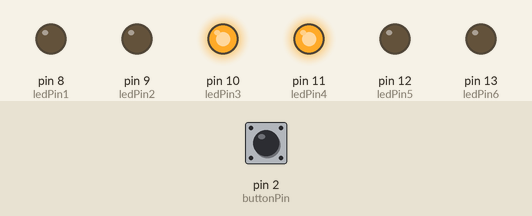
Bench run of a sketch on a simulated Arduino Uno, built with avr-gcc and run on an emulated ATmega328P. Shown: output pins drawn as LEDs (lit = HIGH). The inputs (shaded band) are chosen by the test bench; at power-on: pin 2 (buttonPin) LOW.

Above: at 2.1 s.
At 6.8 s:
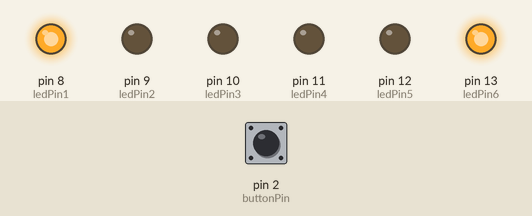
6.9 s: pin 2 (buttonPin) pulled HIGH for 3 s
At 7.8 s:
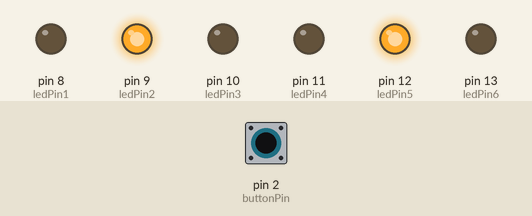
Timing chart, 0 to 23.4 s (numbered marks = the images above; inputs shaded):
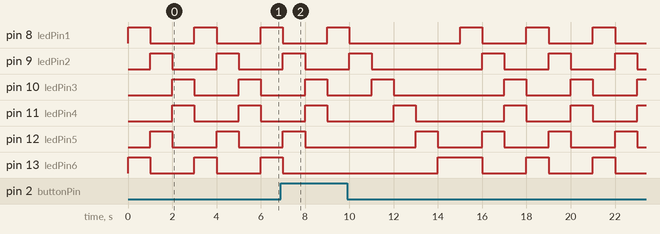

The sketch:

ledlighting.c.ino
```cpp
const int buttonPin = 2;

int buttonState = 0;
int ledPin1 = 8;
int ledPin2 = 9;
int ledPin3 = 10;
int ledPin4 = 11;
int ledPin5 = 12;
int ledPin6 = 13;

void setup()
{
  pinMode(buttonPin, INPUT);
  pinMode(ledPin1, OUTPUT);
  pinMode(ledPin2, OUTPUT);
  pinMode(ledPin3, OUTPUT);
  pinMode(ledPin4, OUTPUT);
  pinMode(ledPin5, OUTPUT);
  pinMode(ledPin6, OUTPUT);// sets the digital pin as output
}

void loop()
{
  buttonState = digitalRead(buttonPin);
  if (buttonState == HIGH){
    digitalWrite(ledPin1, HIGH);
     digitalWrite(ledPin2, LOW);
     digitalWrite(ledPin3, LOW);
  digitalWrite(ledPin4, LOW);
  digitalWrite(ledPin5, LOW);
   digitalWrite(ledPin6, LOW);
   delay(1000);
        digitalWrite(ledPin1, LOW);
     digitalWrite(ledPin2, HIGH);
     digitalWrite(ledPin3, LOW);
  digitalWrite(ledPin4, LOW);
  digitalWrite(ledPin5, LOW);
   digitalWrite(ledPin6, LOW);
   delay(1000);
   digitalWrite(ledPin1, LOW);
     digitalWrite(ledPin2, LOW);
     digitalWrite(ledPin3, HIGH);
  digitalWrite(ledPin4, LOW);
  digitalWrite(ledPin5, LOW);
   digitalWrite(ledPin6, LOW);
   delay(1000);
   digitalWrite(ledPin1, LOW);
     digitalWrite(ledPin2, LOW);
     digitalWrite(ledPin3, LOW);
  digitalWrite(ledPin4, HIGH);
  digitalWrite(ledPin5, LOW);
   digitalWrite(ledPin6, LOW);
   delay(1000);
      digitalWrite(ledPin1, LOW);
     digitalWrite(ledPin2, LOW);
     digitalWrite(ledPin3, LOW);
  digitalWrite(ledPin4, LOW);
  digitalWrite(ledPin5, HIGH);
   digitalWrite(ledPin6, LOW);
   delay(1000);
   digitalWrite(ledPin1, LOW);
     digitalWrite(ledPin2, LOW);
     digitalWrite(ledPin3, LOW);
  digitalWrite(ledPin4, LOW);
  digitalWrite(ledPin5, LOW);
   digitalWrite(ledPin6, HIGH);
   delay(1000);

  }
  else{
  digitalWrite(ledPin1, HIGH);
    digitalWrite(ledPin2, LOW);
  digitalWrite(ledPin3, LOW);
  digitalWrite(ledPin4, LOW);
  digitalWrite(ledPin5, LOW);
  digitalWrite(ledPin6, HIGH);
  delay(1000);
  digitalWrite(ledPin1, LOW);
  digitalWrite(ledPin2, HIGH);
  digitalWrite(ledPin3, LOW);
  digitalWrite(ledPin4, LOW);
  digitalWrite(ledPin5, HIGH);
  digitalWrite(ledPin6, LOW);
  delay(1000);
    digitalWrite(ledPin1, LOW);
  digitalWrite(ledPin2, LOW);
 digitalWrite(ledPin3, HIGH);
  digitalWrite(ledPin4, HIGH);
 digitalWrite(ledPin5, LOW);
  digitalWrite(ledPin6, LOW);
  delay(1000);
  }

}
```
